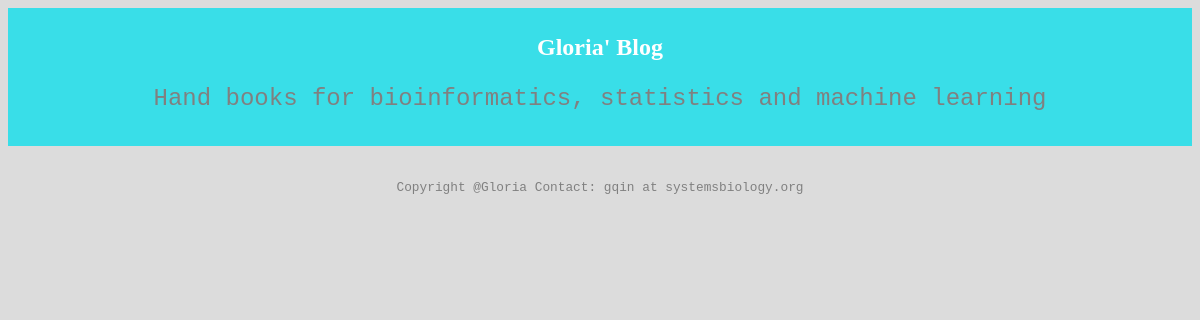
Page /blog/paragraph/7/ on the earlier database version.
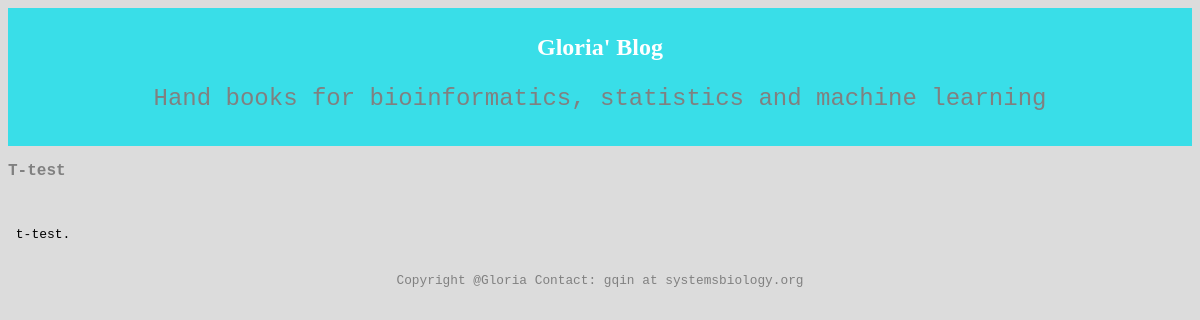
Same page on the later database version.
### blog/models.py (models this page shows, shortened)
class Paragraph(models.Model):
    title = models.ForeignKey(Title, on_delete=models.CASCADE, default = '')
    subtitle = models.ForeignKey(Subtitle, on_delete=models.CASCADE, default = '' )
    pub_date = models.DateTimeField('date published')
    context = models.TextField(max_length=5000)

class Subtitle(models.Model):
    title = models.ForeignKey(Title, on_delete=models.CASCADE, default = '')
    pub_date = models.DateTimeField('date published')
    context = models.CharField(max_length=200,default = '' )
    def __str__(self):
        return self.context

### blog/views.py (the view)
# urls.py: path('paragraph/<int:sub_id>/', views.ParagraphView.as_view(), name='paragraph'),
class ParagraphView(generic.ListView):
    template_name = 'blog/paragraph.html'
    context_object_name = 'latest_paragraph_list'
    @property
    def sub_id(self):
       return self.kwargs['sub_id']
    def get_queryset(self):
        print(f"sub_id = {self.sub_id}")
        return Paragraph.objects.all().filter(subtitle=self.sub_id).order_by('-pub_date')

### blog/templates/blog/paragraph.html (shortened to what this page needs)
{% load static %}
<link rel="stylesheet" type="text/css" href="{% static 'blog/style.css' %}">
<div class="header">
    <h1>Gloria' Blog</h1>
    <p>Hand books for bioinformatics, statistics and machine learning</p>
  </div>
{% for paragraph in latest_paragraph_list %}
    <p> <b> {{paragraph.subtitle}}</b></p> </br>
    <pre> {{ paragraph.context }} </pre>
    {% endfor %}
<div class="footer">
    <p>Copyright @Gloria Contact: gqin at systemsbiology.org</p>
  </div>

Differences in the rows shown:
added Paragraph: subtitle "T-test", context "t-test."
